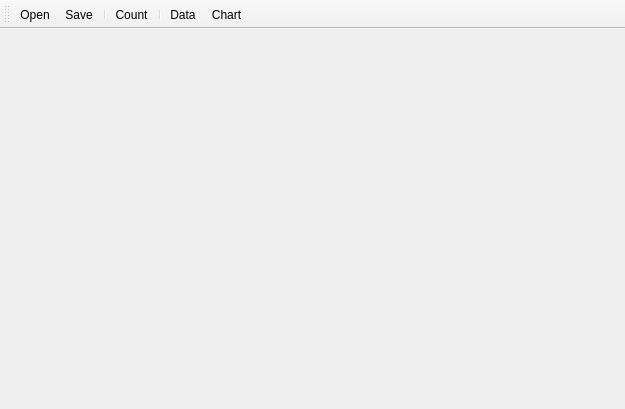
<?xml version="1.0" encoding="UTF-8"?>
<ui version="4.0">
 <class>MainWindow</class>
 <widget class="QMainWindow" name="MainWindow">
  <property name="geometry">
   <rect>
    <x>0</x>
    <y>0</y>
    <width>625</width>
    <height>409</height>
   </rect>
  </property>
  <property name="windowTitle">
   <string>MainWindow</string>
  </property>
  <widget class="QWidget" name="centralwidget">
   <layout class="QVBoxLayout" name="verticalLayout">
    <item>
     <widget class="QWidget" name="widget" native="true">
      <layout class="QVBoxLayout" name="verticalLayout_2">
       <item>
        <widget class="QStackedWidget" name="stackedWidget">
         <property name="currentIndex">
          <number>4</number>
         </property>
         <widget class="QWidget" name="page_open">
          <layout class="QVBoxLayout" name="verticalLayout_3">
           <item>
            <widget class="QLabel" name="label_open">
             <property name="text">
              <string>TextLabel</string>
             </property>
            </widget>
           </item>
           <item>
            <widget class="QTableView" name="tableView_open"/>
           </item>
          </layout>
         </widget>
         <widget class="QWidget" name="page_save">
          <layout class="QHBoxLayout" name="horizontalLayout_3">
           <item>
            <widget class="QTextBrowser" name="textBrowser_save"/>
           </item>
          </layout>
         </widget>
         <widget class="QWidget" name="page_count">
          <layout class="QHBoxLayout" name="horizontalLayout_2">
           <item>
            <widget class="QTextBrowser" name="textBrowser_count"/>
           </item>
          </layout>
         </widget>
         <widget class="QWidget" name="page_data">
          <layout class="QVBoxLayout" name="verticalLayout_4">
           <item>
            <widget class="QLabel" name="label_data">
             <property name="text">
              <string>TextLabel</string>
             </property>
            </widget>
           </item>
           <item>
            <widget class="QTableView" name="tableView_data"/>
           </item>
          </layout>
         </widget>
         <widget class="QWidget" name="page_chart">
          <layout class="QHBoxLayout" name="horizontalLayout"/>
         </widget>
        </widget>
       </item>
      </layout>
     </widget>
    </item>
   </layout>
  </widget>
  <widget class="QToolBar" name="toolBar">
   <property name="windowTitle">
    <string>toolBar</string>
   </property>
   <attribute name="toolBarArea">
    <enum>TopToolBarArea</enum>
   </attribute>
   <attribute name="toolBarBreak">
    <bool>false</bool>
   </attribute>
   <addaction name="action"/>
   <addaction name="actioninput"/>
   <addaction name="separator"/>
   <addaction name="actionCOUNT"/>
   <addaction name="separator"/>
   <addaction name="actionData"/>
   <addaction name="actionchart"/>
  </widget>
  <action name="action">
   <property name="text">
    <string>Open</string>
   </property>
  </action>
  <action name="actionCOUNT">
   <property name="text">
    <string>Count</string>
   </property>
  </action>
  <action name="actioninput">
   <property name="text">
    <string>Save</string>
   </property>
  </action>
  <action name="actionData">
   <property name="text">
    <string>Data</string>
   </property>
  </action>
  <action name="actionchart">
   <property name="text">
    <string>Chart</string>
   </property>
  </action>
 </widget>
 <resources/>
 <connections/>
</ui>
